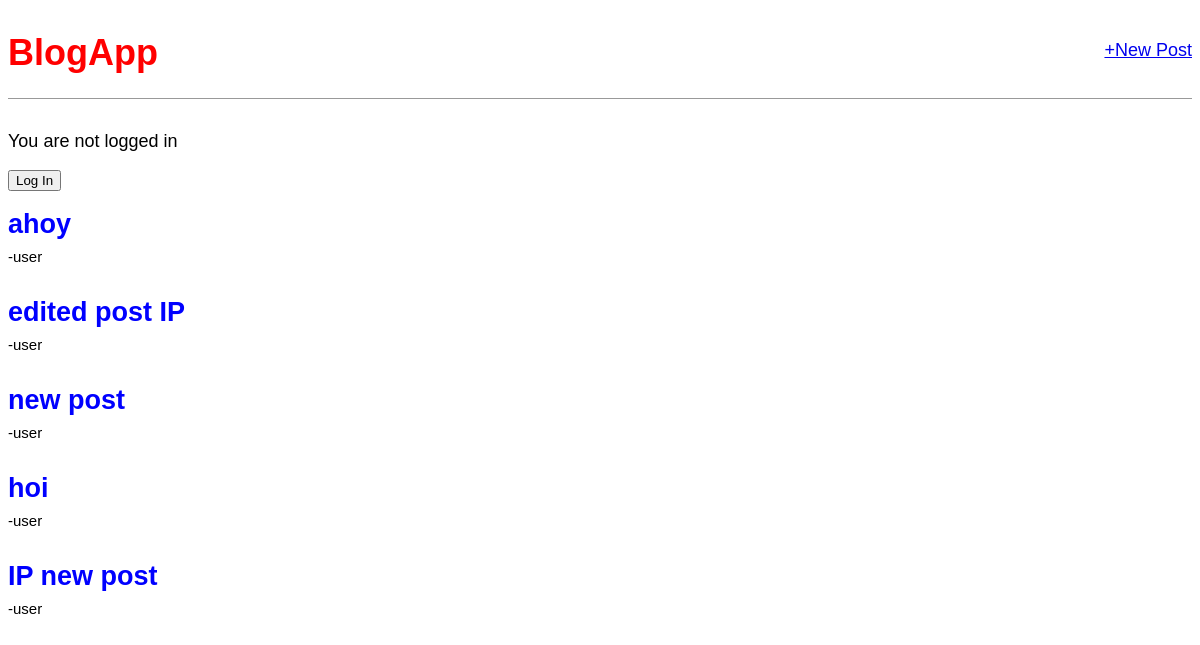
The app's page /, older data.
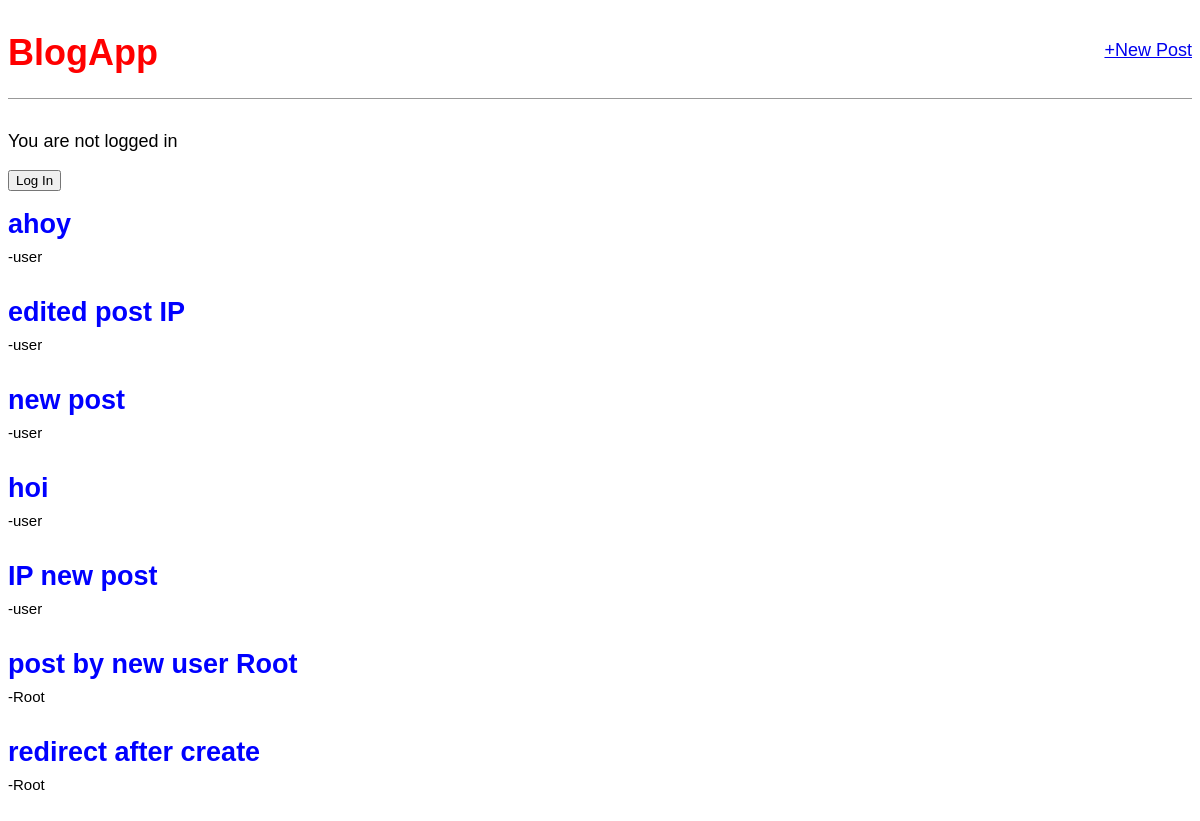
The same page, newer data.
### blog/models.py (models this page shows, shortened)
class Post(models.Model):
    title = models.CharField(max_length=200)
    author = models.ForeignKey('auth.User',on_delete=models.CASCADE,)
    body = models.TextField()

### blog/views.py (the view)
# urls.py: path('',BlogListView.as_view(),name='home'),
class BlogListView(ListView):
    model=Post
    template_name='home.html'

### blog/templates/home.html
{% extends 'base.html' %}
{% block content %}
    {% if user.is_authenticated %}
        <p>Hi {{user.username}}!</p>
        <a href="{% url 'logout' %}"><button>Log Out</button></P></a>
    {% else %}
        <p>You are not logged in</p>
        <P><a href="{% url 'login' %}"><button>Log In</button></P></a>
    {% endif %}
    {% for items in object_list %}
        <div class="post-entry">
            <h2>
                <a href="{% url 'post_detail' items.pk %}">{{items.title}}</a>
            </h2>
            <sub>-{{items.author}}</sub>
        </div>
    {% endfor %}
{% endblock content %}

### blog/templates/base.html (shortened to what this page needs)
{% load static %}
<html>
    <head>
        <link rel="stylesheet" href="{% static 'css/base.css' %}">
    </head>
    <body>
        <header>
            <div class="nav-left">
                <h1><a href="{% url 'home' %}">BlogApp</a></h1>
            </div>
            <div class="nav-right"><a href="{% url 'post_new' %}">+New Post</a></div>
        </header>
        <div>
            {%block content%}
            {%endblock content%}
        </div>
    </body>
</html>

### static/css/base.css (style rules this page uses)
body { font-family: 'Source Sans Pro', sans-serif; font-size: 18px; }
header { border-bottom: 1px solid #999; margin-bottom: 2rem; display: flex; }
header h1 a { color: red; text-decoration: none; }
.nav-left { margin-right: auto; }
.nav-right { display: flex; padding-top: 2rem; }
.post-entry { margin-bottom: 2rem; }
.post-entry h2 { margin: 0.5rem 0; }
.post-entry h2 a,.post-entry h2 a:visited { color: blue; text-decoration: none; }

Row changes from the older to the newer data that the page shows:
added Post: title "post by new user Root", author "Root"
added Post: title "redirect after create", author "Root"
